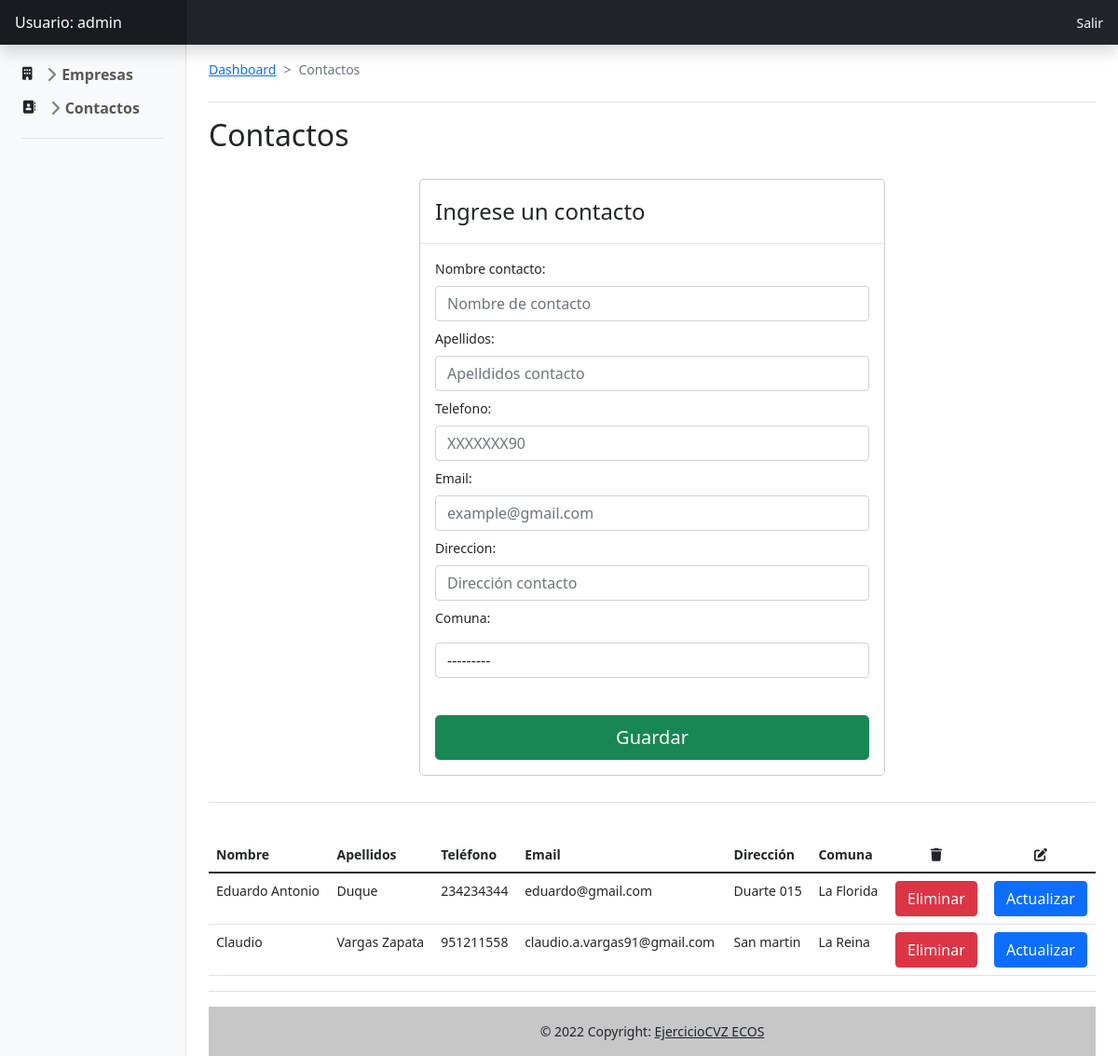
The page /Contacto/ (signed in) on the database its author committed.
### appContacto/models.py (models this page shows, shortened)
class Contacto(models.Model):
    IdContacto = models.AutoField(primary_key=True,serialize=False,verbose_name='IdContacto')
    Nombre_contacto = models.TextField(max_length=255, null=False)
    Apellidos = models.TextField(max_length=255, null=False)
    Telefono = models.TextField(max_length=8, null=False)
    Email = models.EmailField(max_length=50, null=False)
    Direccion = models.TextField(max_length=150, null=False)
    Comuna = models.ForeignKey(Comuna, on_delete=models.CASCADE, db_column='Nombre')

### appComuna/models.py (models this page shows)
class Comuna(models.Model):
    IdComuna = models.AutoField(primary_key=True)
    Nombre = models.CharField(max_length=60, blank=True, null=True)
    def __str__(self):
        return '%s'%(self.Nombre)

### appContacto/views.py (the view, shortened to what this page needs)
# urls.py: path('Contacto/',AppContacto, name='Contacto'),
def AppContacto(request):
    contacto = Contacto.objects.all()
    data = {'form':ContactoForm(),
    'contacto':contacto
    }
    return render(request,"AppContacto/Contacto.html",data)

### templates/AppContacto/Contacto.html (shortened to what this page needs)
{% extends 'Home/Dashboard.html'%}
{% load static %}
{% block content %}
<body>
    <main class="col-md-9 ms-sm-auto col-lg-10 px-md-4">
      <div data-valor="1" class="d-flex justify-content-between flex-wrap flex-md-nowrap align-items-center pt-3 pb-2 mb-3 border-bottom">
        <nav style="--bs-breadcrumb-divider: '>';" aria-label="breadcrumb">
          <ol class="breadcrumb">
            <li class="breadcrumb-item"><a href="{% url 'Empresa:Dashboard'%}">Dashboard</a></li>
            <li class="breadcrumb-item active" aria-current="page">Contactos</li>
          </ol>
        </nav>
      </div>
      <h1 class="h2 ">Contactos</h1>
      <div class="container">
        <div class="modal-dialog modal-dialog-centered">
          <div class="modal-content">
            <div class="modal-header">
              <h4 class="modal-title">Ingrese un contacto</h4>
            </div>
            <div class="modal-body">
                <form method="post">
                  {{ form }}
                  <button class="w-100 btn btn-lg btn-success mt-4" type="submit">Guardar</button>
                </form>
            </div>
          </div>
        </div>
      </div>
      <hr style="color:grey;">
      <br>
      <table class="table">
        <thead>
            <tr>
                <th>Nombre</th>
                <th>Apellidos</th>
                <th>Teléfono</th>
                <th>Email</th>
                <th>Dirección</th>
                <th>Comuna</th>
                <th class="text-center"><i class="fas fa-trash"></i></th>
                <th class="text-center"><i class="fas fa-edit"></i></th>
            </tr>
        </thead>
        <tbody>
            {% for c in contacto %}
            <tr>
                <td>{{c.Nombre_contacto}}</td>
                <td>{{c.Apellidos}}</td>
                <td>{{c.Telefono}}</td>
                <td>{{c.Email}}</td>
                <td>{{c.Direccion}}</td>
                <td>{{c.Comuna}}</td>
                <td class="text-center"><a onclick="EliminarContacto({{c.IdContacto}})"><button class="btn btn-danger">Eliminar</button></a></td>
                <td class="text-center"><a><button class="btn btn-primary ActualizarContacto" >Actualizar</button></a></td>
            </tr>
            {% endfor %}
      </table>
      <hr style="color:grey;">
      <footer class="bg-light text-center text-lg-start">
        <div class="text-center p-3" style="background-color: rgba(0, 0, 0, 0.2);">
          © 2022 Copyright:
          <a class="text-dark">EjercicioCVZ ECOS</a>
        </div>
      </footer>
    </main>
  </body>
{% endblock%}

### templates/Home/Dashboard.html (shortened to what this page needs)
{% load static %}
<!doctype html>
<html lang="en">
  <head>
    <link href="{%static '/css/bootstrap.min.css'%}" rel="stylesheet">
    <link href="{%static '/css/dashboard.css'%}" rel="stylesheet">
    <link href="{%static '/css/sidebar.css'%}" rel="stylesheet">
  </head>
  <body>
    {% if user.is_authenticated %}
    <header class="navbar navbar-dark sticky-top bg-dark flex-md-nowrap p-0 shadow">
      <a class="navbar-brand col-md-3 col-lg-2 me-0 px-3" href="#">Usuario: {{ user.username }}</a>
      <div class="navbar-nav">
        <div class="nav-item text-nowrap">
          <a class="nav-link text-light px-3" href="{% url 'logout' %}">Salir</a>
        </div>
      </div>
    </header>
    {% endif %}
    <div class="container-fluid">
      <div class="row">
        <nav id="sidebarMenu" class="col-md-3 col-lg-2 d-md-block bg-light sidebar collapse">
          <div class="position-sticky pt-3 px-4">
            <ul class="list-unstyled ps-0">
              <li class="mb-1">
                <i class="fas fa-building"></i>
                <button class="btn btn-toggle align-items-center rounded collapsed" data-bs-toggle="collapse" data-bs-target="#dashboard-collapse" aria-expanded="false">
                  Empresas
                </button>
              </li>
              <li class="mb-1">
                <i class="fas fa-address-book"></i>
                <button class="btn btn-toggle align-items-center rounded collapsed" data-bs-toggle="collapse" data-bs-target="#orders-collapse" aria-expanded="false">
                  Contactos
                </button>
              </li>
              <li class="border-top my-3"></li>
            </ul>
          </div>
        </nav>
        {% block content %}{% endblock %}
  </body>
</html>

### static/css/dashboard.css (style rules this page uses)
body { font-size: .875rem; }
.sidebar { position: fixed; top: 0; bottom: 0; left: 0; z-index: 100; padding: 48px 0 0; box-shadow: inset -1px 0 0 rgba(0, 0, 0, .1); }
.navbar-brand { padding-top: .75rem; padding-bottom: .75rem; font-size: 1rem; background-color: rgba(0, 0, 0, .25); box-shadow: inset -1px 0 0 rgba(0, 0, 0, .25); }

### static/css/sidebar.css (style rules this page uses)
.btn-toggle { display: inline-flex; align-items: center; padding: .25rem .5rem; font-weight: 600; color: rgba(0, 0, 0, .65); background-color: transparent; border: 0; }
.btn-toggle::before { width: 1.25em; line-height: 0; transition: transform .35s ease; transform-origin: .5em 50%; }

### rows shown on the page
Contacto: Nombre_contacto "Eduardo Antonio", Apellidos "Duque", Telefono "234234344", Email "eduardo@gmail.com", Direccion "Duarte 015", Comuna "La Florida"
Contacto: Nombre_contacto "Claudio", Apellidos "Vargas Zapata", Telefono "951211558", Email "claudio.a.vargas91@gmail.com", Direccion "San martin", Comuna "La Reina"

### other values the page prints
{{ user.username }} "admin"
